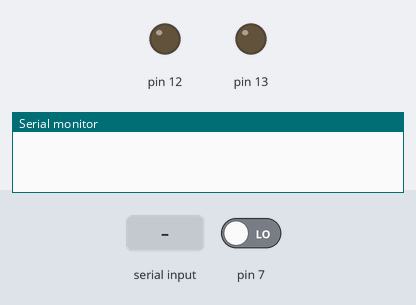
This sketch was run on a simulated Arduino Uno, built with avr-gcc and run on an emulated ATmega328P. Shown: output pins drawn as LEDs (lit = HIGH), the last lines printed to the serial monitor. Dashed ring = blinking. The test bench sets the inputs (shaded band); at power-on: pin 7 LOW. Random numbers use the default seed unless the sketch sets one.

Above: at 1.2 s.
1.3 s: "Y" received over Serial
At 1.6 s:
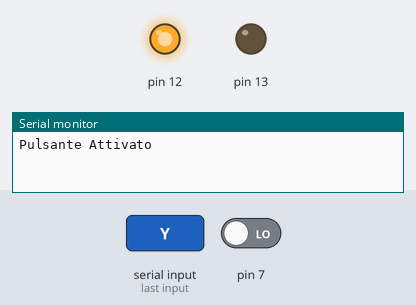
2.8 s: pin 7 driven HIGH
At 3.2 s:
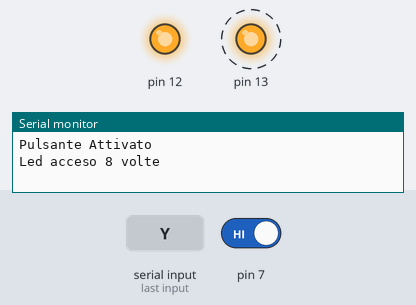
Timing chart, 0 to 11.8 s (numbered marks = the images above; inputs shaded):
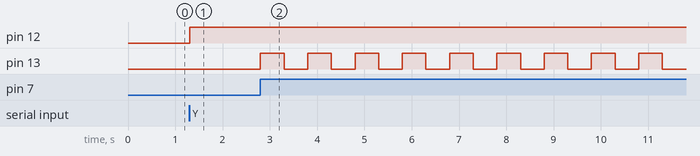

The sketch:

BlinkSeriale.ino
```cpp
void setup() {
  pinMode(13, OUTPUT);
  pinMode(12, OUTPUT);
  pinMode(7, INPUT);
  Serial.begin(9600);
}

int cas;
char comando;
bool attivato;

void loop() {
  comando = Serial.read();
  if(comando == 'Y' || comando == 'y'){
    Serial.println("Pulsante Attivato");
    digitalWrite(12, HIGH);
    attivato = true;
    }else if(comando == 'n'|| comando == 'N'){
    Serial.println("Pulsante Disattivato");
    attivato = false;
    digitalWrite(12, LOW);
  }

  if(attivato == true){
    if(digitalRead(7) == HIGH){
      cas = random(1,11);
      Serial.print("Led acceso ");
      Serial.print(cas);
      Serial.println(" volte");
      for(int i = 0; i < cas; i++){
        digitalWrite(13, HIGH);
        delay(500);
        digitalWrite(13, LOW);
        delay(500);
      }
  }

}
}
```

Measured:
- after the input at 1.3 s, pin 12: LOW → HIGH at once
- after the input at 2.8 s, pin 13: alternates HIGH for 0.50 s and LOW for 0.50 s, starting at once
